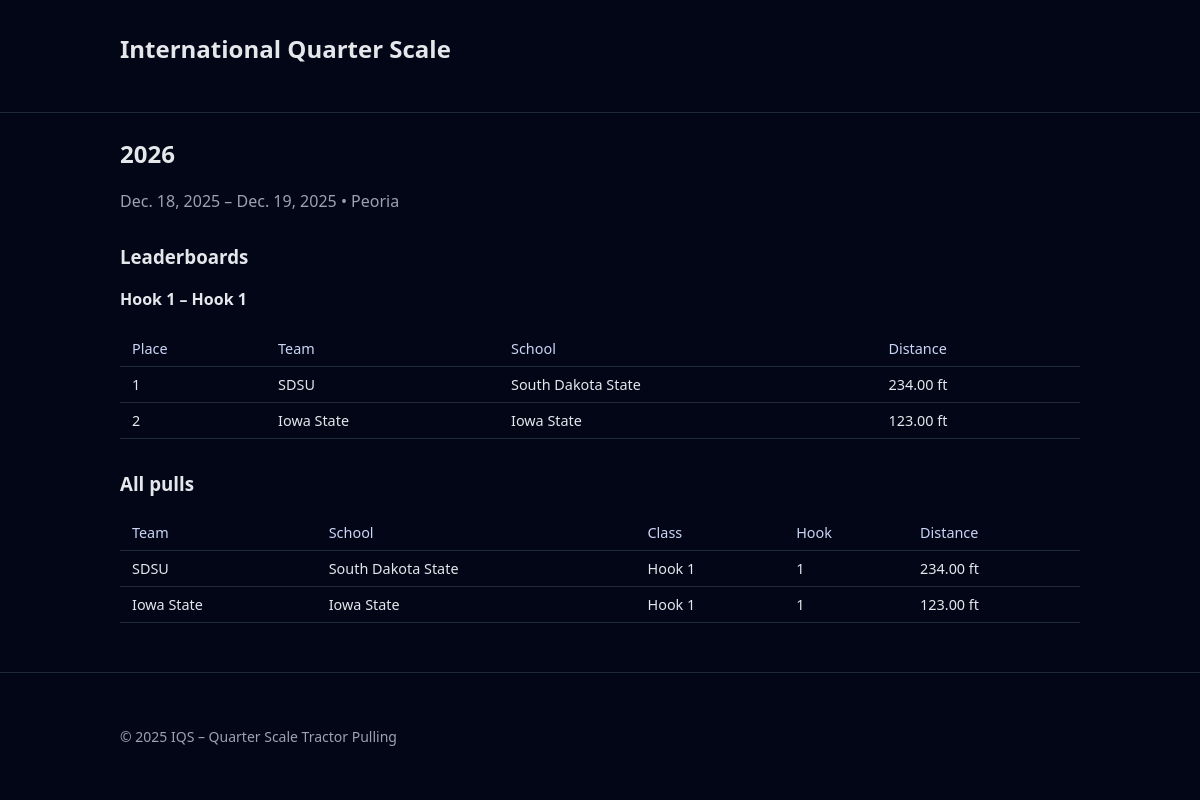
The page /event/1/ on the database its author committed.
### events/models.py (models this page shows, shortened)
class Event(models.Model):
    name = models.CharField(max_length=200)
    location = models.CharField(max_length=200, blank=True)
    start_date = models.DateField(null=True, blank=True)
    end_date = models.DateField(null=True, blank=True)
    classes = models.JSONField(default=list, blank=True)

class Pull(models.Model):
    team = models.ForeignKey(Team, related_name="pulls", on_delete=models.CASCADE)
    event = models.ForeignKey(Event, related_name="pulls", on_delete=models.CASCADE)
    hook = models.ForeignKey(
        Hook, related_name="pulls", on_delete=models.SET_NULL, null=True, blank=True
    )
    final_distance = models.FloatField(null=True, blank=True)
    created_at = models.DateTimeField(auto_now_add=True)
    notes = models.TextField(blank=True)
    class Meta:
        ordering = ["-final_distance"]

class Hook(models.Model):
    event = models.ForeignKey(Event, related_name="hooks", on_delete=models.CASCADE)
    number = models.PositiveIntegerField()
    class_name = models.CharField(max_length=100)

class Team(models.Model):
    name = models.CharField(max_length=200)
    school = models.CharField(max_length=200, blank=True)

### events/views.py (the view)
# urls.py: path("event/<int:pk>/", views.event_detail, name="event_detail"),
def event_detail(request, pk):
    event = get_object_or_404(Event, pk=pk)
    pulls = (
        Pull.objects.filter(event=event)
        .select_related("team", "hook")
        .order_by("-final_distance")
    )
    leaderboard = {}
    for pull in pulls:
        if pull.hook:
            key = (pull.hook.class_name, pull.hook.number)
        else:
            key = ("Unclassified", 0)
        leaderboard.setdefault(key, []).append(pull)
    for key in leaderboard:
        leaderboard[key] = leaderboard[key][:3]
    context = {
        "event": event,
        "pulls": pulls,
        "leaderboard": leaderboard,
    }
    return render(request, "events/event_detail.html", context)

### events/templates/events/event_detail.html (shortened to what this page needs)
{% extends "base.html" %}
{% block content %}
  <header class="event-header">
    <h2>{{ event.name }}</h2>
    <p class="event-meta">
      {% if event.start_date %}
        {{ event.start_date }}{% if event.end_date %} – {{ event.end_date }}{% endif %}
      {% endif %}
      {% if event.location %} • {{ event.location }}{% endif %}
    </p>
  </header>
  <section class="event-section">
    <h3>Leaderboards</h3>
    {% if leaderboard %}
      {% for key, pulls in leaderboard.items %}
        {% with class_name=key.0 hook_number=key.1 %}
          <div class="leaderboard">
            <h4>
              {{ class_name }}
              {% if hook_number %} – Hook {{ hook_number }}{% endif %}
            </h4>
            <table class="table">
              <thead>
                <tr>
                  <th>Place</th>
                  <th>Team</th>
                  <th>School</th>
                  <th>Distance</th>
                </tr>
              </thead>
              <tbody>
                {% for pull in pulls %}
                  <tr>
                    <td>{{ forloop.counter }}</td>
                    <td>{{ pull.team.name }}</td>
                    <td>{{ pull.team.school }}</td>
                    <td>
                      {% if pull.final_distance %}
                        {{ pull.final_distance|floatformat:2 }} ft
                      {% else %}
                        —
                      {% endif %}
                    </td>
                  </tr>
                {% endfor %}
              </tbody>
            </table>
          </div>
        {% endwith %}
      {% endfor %}
    {% else %}
      <p>No results yet for this event.</p>
    {% endif %}
  </section>
  <section class="event-section">
    <h3>All pulls</h3>
    {% if pulls %}
      <table class="table">
        <thead>
          <tr>
            <th>Team</th>
            <th>School</th>
            <th>Class</th>
            <th>Hook</th>
            <th>Distance</th>
          </tr>
        </thead>
        <tbody>
          {% for pull in pulls %}
            <tr>
              <td>{{ pull.team.name }}</td>
              <td>{{ pull.team.school }}</td>
              <td>{% if pull.hook %}{{ pull.hook.class_name }}{% else %}—{% endif %}</td>
              <td>{% if pull.hook %}{{ pull.hook.number }}{% else %}—{% endif %}</td>
              <td>
                {% if pull.final_distance %}
                  {{ pull.final_distance|floatformat:2 }} ft
                {% else %}
                  —
                {% endif %}
              </td>
            </tr>
          {% endfor %}
        </tbody>
      </table>
    {% else %}
      <p>No pulls recorded yet.</p>
    {% endif %}
  </section>
{% endblock %}

### events/templates/base.html (shortened to what this page needs)
<!DOCTYPE html>
<html lang="en">
<head>
  {% load static %}
  <link rel="stylesheet" href="{% static 'events/css/main.css' %}" />
</head>
<body>
  <div class="page">
    <header class="site-header">
      <div class="container">
        <h1 class="logo"><a href="{% url 'events:event_list' %}">International Quarter Scale</a></h1>
      </div>
    </header>
    <main class="site-main container">
      {% block content %}{% endblock %}
    </main>
    <footer class="site-footer">
      <div class="container">
        <p>&copy; {% now "Y" %} IQS – Quarter Scale Tractor Pulling</p>
      </div>
    </footer>
  </div>
</body>
</html>

### events/templates/events/css/main.css (style rules this page uses)
body { margin: 0; font-family: system-ui, -apple-system, BlinkMacSystemFont, sans-serif; background: #020617; color: #e5e7eb; }
a { color: #38bdf8; text-decoration: none; }
.page { min-height: 100vh; display: flex; flex-direction: column; }
.container { width: 100%; max-width: 960px; margin: 0 auto; padding: 1.5rem; }
.site-header { border-bottom: 1px solid #1f2937; background: #020617; }
.logo a { font-size: 1.5rem; font-weight: 600; color: #e5e7eb; }
.site-main { flex: 1; }
.site-footer { border-top: 1px solid #1f2937; padding: 1rem 0; font-size: 0.875rem; color: #9ca3af; }
h1, h2, h3, h4 { margin-top: 0; }
.event-header { margin-bottom: 1.5rem; }
.event-meta { color: #9ca3af; }
.event-section { margin-top: 2rem; }
.table { width: 100%; border-collapse: collapse; font-size: 0.9rem; }
.table thead { background: #020617; }
.table th, .table td { padding: 0.5rem 0.75rem; border-bottom: 1px solid #1f2937; }
.table th { text-align: left; font-weight: 500; color: #cbd5f5; }
.leaderboard { margin-bottom: 1.5rem; }

### rows shown on the page
Event: name "2026", start_date "Dec. 18, 2025", end_date "Dec. 19, 2025", location "Peoria"
Pull: class_name "Hook 1", key "1", team.name "SDSU", team.school "South Dakota State", final_distance "234.00", hook.class_name "Hook 1", hook.number "1"
Pull: team.name "Iowa State", team.school "Iowa State", final_distance "123.00", hook.class_name "Hook 1", hook.number "1"
